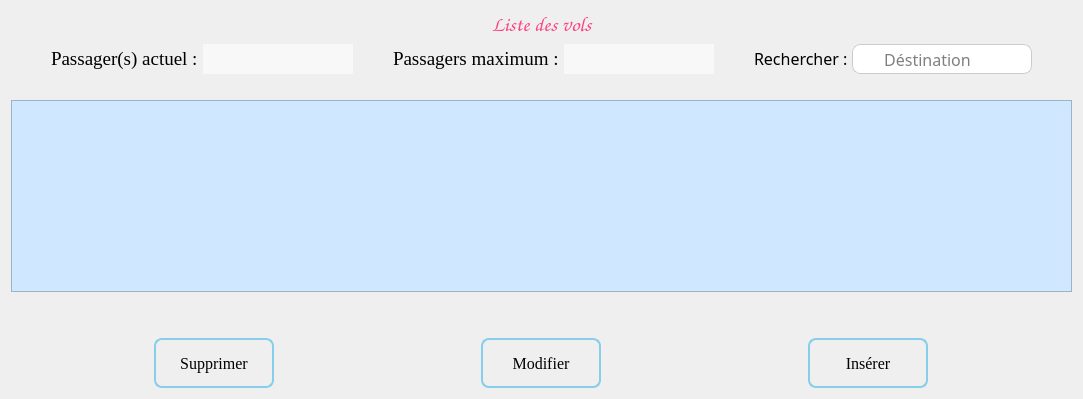
          <widget class="QWidget" name="page_29">
           <layout class="QGridLayout" name="gridLayout_11">
            <item row="0" column="0">
             <widget class="QLabel" name="label_194">
              <property name="sizePolicy">
               <sizepolicy hsizetype="Preferred" vsizetype="Fixed">
                <horstretch>0</horstretch>
                <verstretch>0</verstretch>
               </sizepolicy>
              </property>
              <property name="font">
               <font>
                <family>Comic Sans MS</family>
                <pointsize>16</pointsize>
               </font>
              </property>
              <property name="styleSheet">
               <string notr="true">color: #FF4081;</string>
              </property>
              <property name="text">
               <string>Liste des vols</string>
              </property>
              <property name="textFormat">
               <enum>Qt::TextFormat::AutoText</enum>
              </property>
              <property name="alignment">
               <set>Qt::AlignmentFlag::AlignCenter</set>
              </property>
              <property name="margin">
               <number>10</number>
              </property>
             </widget>
            </item>
            <item row="1" column="0">
             <layout class="QHBoxLayout" name="horizontalLayout_26">
              <property name="spacing">
               <number>0</number>
              </property>
              <property name="topMargin">
               <number>0</number>
              </property>
              <property name="rightMargin">
               <number>0</number>
              </property>
              <property name="bottomMargin">
               <number>20</number>
              </property>
              <item>
               <spacer name="horizontalSpacer_20">
                <property name="orientation">
                 <enum>Qt::Orientation::Horizontal</enum>
                </property>
                <property name="sizeType">
                 <enum>QSizePolicy::Policy::Preferred</enum>
                </property>
                <property name="sizeHint" stdset="0">
                 <size>
                  <width>40</width>
                  <height>20</height>
                 </size>
                </property>
               </spacer>
              </item>
              <item>
               <widget class="QLabel" name="label">
                <property name="sizePolicy">
                 <sizepolicy hsizetype="Fixed" vsizetype="Fixed">
                  <horstretch>0</horstretch>
                  <verstretch>0</verstretch>
                 </sizepolicy>
                </property>
                <property name="font">
                 <font>
                  <family>Times New Roman</family>
                  <pointsize>14</pointsize>
                 </font>
                </property>
                <property name="text">
                 <string>Passager(s) actuel : </string>
                </property>
               </widget>
              </item>
              <item>
               <widget class="QLineEdit" name="passagerActuel">
                <property name="minimumSize">
                 <size>
                  <width>50</width>
                  <height>30</height>
                 </size>
                </property>
                <property name="maximumSize">
                 <size>
                  <width>150</width>
                  <height>30</height>
                 </size>
                </property>
                <property name="font">
                 <font>
                  <family>Times New Roman</family>
                  <pointsize>14</pointsize>
                 </font>
                </property>
                <property name="styleSheet">
                 <string notr="true">QLineEdit {
  border : none;
  color : #3e84f4;
background-color : #f8f8f8;
}
</string>
                </property>
                <property name="alignment">
                 <set>Qt::AlignmentFlag::AlignLeading|Qt::AlignmentFlag::AlignLeft|Qt::AlignmentFlag::AlignVCenter</set>
                </property>
                <property name="readOnly">
                 <bool>true</bool>
                </property>
               </widget>
              </item>
              <item>
               <spacer name="horizontalSpacer_18">
                <property name="orientation">
                 <enum>Qt::Orientation::Horizontal</enum>
                </property>
                <property name="sizeHint" stdset="0">
                 <size>
                  <width>40</width>
                  <height>20</height>
                 </size>
                </property>
               </spacer>
              </item>
              <item>
               <widget class="QLabel" name="label_2">
                <property name="sizePolicy">
                 <sizepolicy hsizetype="Fixed" vsizetype="Fixed">
                  <horstretch>0</horstretch>
                  <verstretch>0</verstretch>
                 </sizepolicy>
                </property>
                <property name="font">
                 <font>
                  <family>Times New Roman</family>
                  <pointsize>14</pointsize>
                 </font>
                </property>
                <property name="text">
                 <string>Passagers maximum : </string>
                </property>
               </widget>
              </item>
              <item>
               <widget class="QLineEdit" name="passagerMaximum">
                <property name="minimumSize">
                 <size>
                  <width>50</width>
                  <height>30</height>
                 </size>
                </property>
                <property name="maximumSize">
                 <size>
                  <width>150</width>
                  <height>30</height>
                 </size>
                </property>
                <property name="font">
                 <font>
                  <family>Times New Roman</family>
                  <pointsize>14</pointsize>
                 </font>
                </property>
                <property name="styleSheet">
                 <string notr="true">QLineEdit {
  border : none;
  color : #3e84f4;
background-color : #f8f8f8;
}
</string>
                </property>
                <property name="alignment">
                 <set>Qt::AlignmentFlag::AlignLeading|Qt::AlignmentFlag::AlignLeft|Qt::AlignmentFlag::AlignVCenter</set>
                </property>
                <property name="readOnly">
                 <bool>true</bool>
                </property>
               </widget>
              </item>
              <item>
               <spacer name="horizontalSpacer_19">
                <property name="orientation">
                 <enum>Qt::Orientation::Horizontal</enum>
                </property>
                <property name="sizeHint" stdset="0">
                 <size>
                  <width>40</width>
                  <height>20</height>
                 </size>
                </property>
               </spacer>
              </item>
              <item alignment="Qt::AlignmentFlag::AlignRight">
               <widget class="QLabel" name="label_18">
                <property name="sizePolicy">
                 <sizepolicy hsizetype="Fixed" vsizetype="Fixed">
                  <horstretch>0</horstretch>
                  <verstretch>0</verstretch>
                 </sizepolicy>
                </property>
                <property name="font">
                 <font>
                  <family>Calisto MT</family>
                  <pointsize>12</pointsize>
                 </font>
                </property>
                <property name="text">
                 <string>Rechercher : </string>
                </property>
               </widget>
              </item>
              <item>
               <widget class="QLineEdit" name="rechercheVol">
                <property name="sizePolicy">
                 <sizepolicy hsizetype="Fixed" vsizetype="Fixed">
                  <horstretch>0</horstretch>
                  <verstretch>0</verstretch>
                 </sizepolicy>
                </property>
                <property name="minimumSize">
                 <size>
                  <width>150</width>
                  <height>0</height>
                 </size>
                </property>
                <property name="maximumSize">
                 <size>
                  <width>150</width>
                  <height>30</height>
                 </size>
                </property>
                <property name="font">
                 <font>
                  <family>Calisto MT</family>
                  <pointsize>12</pointsize>
                 </font>
                </property>
                <property name="focusPolicy">
                 <enum>Qt::FocusPolicy::ClickFocus</enum>
                </property>
                <property name="styleSheet">
                 <string notr="true">QLineEdit {
border : none;
 border: 1px solid #ccc;
border-right : none;
background-color : white;
border-radius : none;
border-top-left-radius : 8px;
border-bottom-left-radius : 8px;
}</string>
                </property>
                <property name="alignment">
                 <set>Qt::AlignmentFlag::AlignCenter</set>
                </property>
                <property name="placeholderText">
                 <string>Déstination</string>
                </property>
               </widget>
              </item>
              <item>
               <widget class="QPushButton" name="pushButton_11">
                <property name="sizePolicy">
                 <sizepolicy hsizetype="Fixed" vsizetype="Fixed">
                  <horstretch>0</horstretch>
                  <verstretch>0</verstretch>
                 </sizepolicy>
                </property>
                <property name="minimumSize">
                 <size>
                  <width>30</width>
                  <height>30</height>
                 </size>
                </property>
                <property name="maximumSize">
                 <size>
                  <width>30</width>
                  <height>30</height>
                 </size>
                </property>
                <property name="styleSheet">
                 <string notr="true">QPushButton {
border : none;
background-color : white;
border: 1px solid #ccc;
border-left : none;
border-top-right-radius : 8px;
border-bottom-right-radius : 8px;
}</string>
                </property>
                <property name="text">
                 <string/>
                </property>
                <property name="icon">
                 <iconset theme="QIcon::ThemeIcon::SystemSearch"/>
                </property>
               </widget>
              </item>
              <item>
               <spacer name="horizontalSpacer_21">
                <property name="orientation">
                 <enum>Qt::Orientation::Horizontal</enum>
                </property>
                <property name="sizeType">
                 <enum>QSizePolicy::Policy::Preferred</enum>
                </property>
                <property name="sizeHint" stdset="0">
                 <size>
                  <width>40</width>
                  <height>20</height>
                 </size>
                </property>
               </spacer>
              </item>
             </layout>
            </item>
            <item row="4" column="0">
             <layout class="QHBoxLayout" name="horizontalLayout_41">
              <property name="spacing">
               <number>20</number>
              </property>
              <property name="leftMargin">
               <number>50</number>
              </property>
              <property name="rightMargin">
               <number>50</number>
              </property>
              <item alignment="Qt::AlignmentFlag::AlignHCenter">
               <widget class="QPushButton" name="btnSupprimer">
                <property name="enabled">
                 <bool>false</bool>
                </property>
                <property name="sizePolicy">
                 <sizepolicy hsizetype="Fixed" vsizetype="Fixed">
                  <horstretch>0</horstretch>
                  <verstretch>0</verstretch>
                 </sizepolicy>
                </property>
                <property name="minimumSize">
                 <size>
                  <width>120</width>
                  <height>50</height>
                 </size>
                </property>
                <property name="maximumSize">
                 <size>
                  <width>200</width>
                  <height>60</height>
                 </size>
                </property>
                <property name="font">
                 <font>
                  <family>Georgia</family>
                  <pointsize>12</pointsize>
                 </font>
                </property>
                <property name="styleSheet">
                 <string notr="true">QPushButton {
    background: qlineargradient(x1:0, y1:0, x2:0, y2:1,
                                stop:0 #00aaff, stop:1 #f0f0f0);
    border: 2px solid skyblue;
    border-radius: 8px;
    padding: 5px;
    color: black;
}

QPushButton:hover {
    background: qlineargradient(x1:0, y1:0, x2:0, y2:1,
                                stop:0 #f0f0f0, stop:1 #00aaff);
    border: 2px solid skyblue;
}

QPushButton:pressed {
    background: qlineargradient(x1:0, y1:0, x2:0, y2:1,
                                stop:0 #f0f0f0, stop:1 #0080ff);
    border: 2px solid teal;
}</string>
                </property>
                <property name="text">
                 <string>Supprimer</string>
                </property>
                <property name="icon">
                 <iconset theme="QIcon::ThemeIcon::EditDelete"/>
                </property>
                <property name="iconSize">
                 <size>
                  <width>20</width>
                  <height>20</height>
                 </size>
                </property>
               </widget>
              </item>
              <item alignment="Qt::AlignmentFlag::AlignHCenter">
               <widget class="QPushButton" name="btnModifier">
                <property name="enabled">
                 <bool>false</bool>
                </property>
                <property name="sizePolicy">
                 <sizepolicy hsizetype="Fixed" vsizetype="Fixed">
                  <horstretch>0</horstretch>
                  <verstretch>0</verstretch>
                 </sizepolicy>
                </property>
                <property name="minimumSize">
                 <size>
                  <width>120</width>
                  <height>50</height>
                 </size>
                </property>
                <property name="maximumSize">
                 <size>
                  <width>200</width>
                  <height>60</height>
                 </size>
                </property>
                <property name="font">
                 <font>
                  <family>Georgia</family>
                  <pointsize>12</pointsize>
                 </font>
                </property>
                <property name="styleSheet">
                 <string notr="true">QPushButton {
    background: qlineargradient(x1:0, y1:0, x2:0, y2:1,
                                stop:0 #00aaff, stop:1 #f0f0f0);
    border: 2px solid skyblue;
    border-radius: 8px;
    padding: 5px;
    color: black;
}

QPushButton:hover {
    background: qlineargradient(x1:0, y1:0, x2:0, y2:1,
                                stop:0 #f0f0f0, stop:1 #00aaff);
    border: 2px solid skyblue;
}

QPushButton:pressed {
    background: qlineargradient(x1:0, y1:0, x2:0, y2:1,
                                stop:0 #f0f0f0, stop:1 #0080ff);
    border: 2px solid teal;
}</string>
                </property>
                <property name="text">
                 <string>Modifier</string>
                </property>
                <property name="icon">
                 <iconset resource="ressources/icons.qrc">
                  <normaloff>:/icons/modifier.png</normaloff>:/icons/modifier.png</iconset>
                </property>
                <property name="iconSize">
                 <size>
                  <width>20</width>
                  <height>20</height>
                 </size>
                </property>
               </widget>
              </item>
              <item alignment="Qt::AlignmentFlag::AlignHCenter">
               <widget class="QPushButton" name="btnInserer">
                <property name="sizePolicy">
                 <sizepolicy hsizetype="Fixed" vsizetype="Fixed">
                  <horstretch>0</horstretch>
                  <verstretch>0</verstretch>
                 </sizepolicy>
                </property>
                <property name="minimumSize">
                 <size>
                  <width>120</width>
                  <height>50</height>
                 </size>
                </property>
                <property name="maximumSize">
                 <size>
                  <width>200</width>
                  <height>60</height>
                 </size>
                </property>
                <property name="font">
                 <font>
                  <family>Georgia</family>
                  <pointsize>12</pointsize>
                 </font>
                </property>
                <property name="styleSheet">
                 <string notr="true">QPushButton {
    background: qlineargradient(x1:0, y1:0, x2:0, y2:1,
                                stop:0 #00aaff, stop:1 #f0f0f0);
    border: 2px solid skyblue;
    border-radius: 8px;
    padding: 5px;
    color: black;
}

QPushButton:hover {
    background: qlineargradient(x1:0, y1:0, x2:0, y2:1,
                                stop:0 #f0f0f0, stop:1 #00aaff);
    border: 2px solid skyblue;
}

QPushButton:pressed {
    background: qlineargradient(x1:0, y1:0, x2:0, y2:1,
                                stop:0 #f0f0f0, stop:1 #0080ff);
    border: 2px solid teal;
}</string>
                </property>
                <property name="text">
                 <string>Insérer</string>
                </property>
                <property name="icon">
                 <iconset resource="ressources/icons.qrc">
                  <normaloff>:/icons/ajout.png</normaloff>:/icons/ajout.png</iconset>
                </property>
                <property name="iconSize">
                 <size>
                  <width>20</width>
                  <height>20</height>
                 </size>
                </property>
               </widget>
              </item>
             </layout>
            </item>
            <item row="3" column="0">
             <spacer name="verticalSpacer_7">
              <property name="orientation">
               <enum>Qt::Orientation::Vertical</enum>
              </property>
              <property name="sizeType">
               <enum>QSizePolicy::Policy::Preferred</enum>
              </property>
              <property name="sizeHint" stdset="0">
               <size>
                <width>20</width>
                <height>40</height>
               </size>
              </property>
             </spacer>
            </item>
            <item row="2" column="0">
             <widget class="QTableView" name="listeVol">
              <property name="sizePolicy">
               <sizepolicy hsizetype="Expanding" vsizetype="Preferred">
                <horstretch>0</horstretch>
                <verstretch>0</verstretch>
               </sizepolicy>
              </property>
              <property name="font">
               <font>
                <family>Microsoft JhengHei</family>
                <pointsize>10</pointsize>
               </font>
              </property>
              <property name="styleSheet">
               <string notr="true">background-color:  #CFE8FF;
selection-background-color: lightseagreen;</string>
              </property>
              <property name="alternatingRowColors">
               <bool>true</bool>
              </property>
              <property name="selectionMode">
               <enum>QAbstractItemView::SelectionMode::SingleSelection</enum>
              </property>
              <property name="selectionBehavior">
               <enum>QAbstractItemView::SelectionBehavior::SelectRows</enum>
              </property>
              <attribute name="horizontalHeaderDefaultSectionSize">
               <number>145</number>
              </attribute>
              <attribute name="horizontalHeaderStretchLastSection">
               <bool>true</bool>
              </attribute>
              <attribute name="verticalHeaderVisible">
               <bool>false</bool>
              </attribute>
              <attribute name="verticalHeaderDefaultSectionSize">
               <number>35</number>
              </attribute>
             </widget>
            </item>
           </layout>
          </widget>
